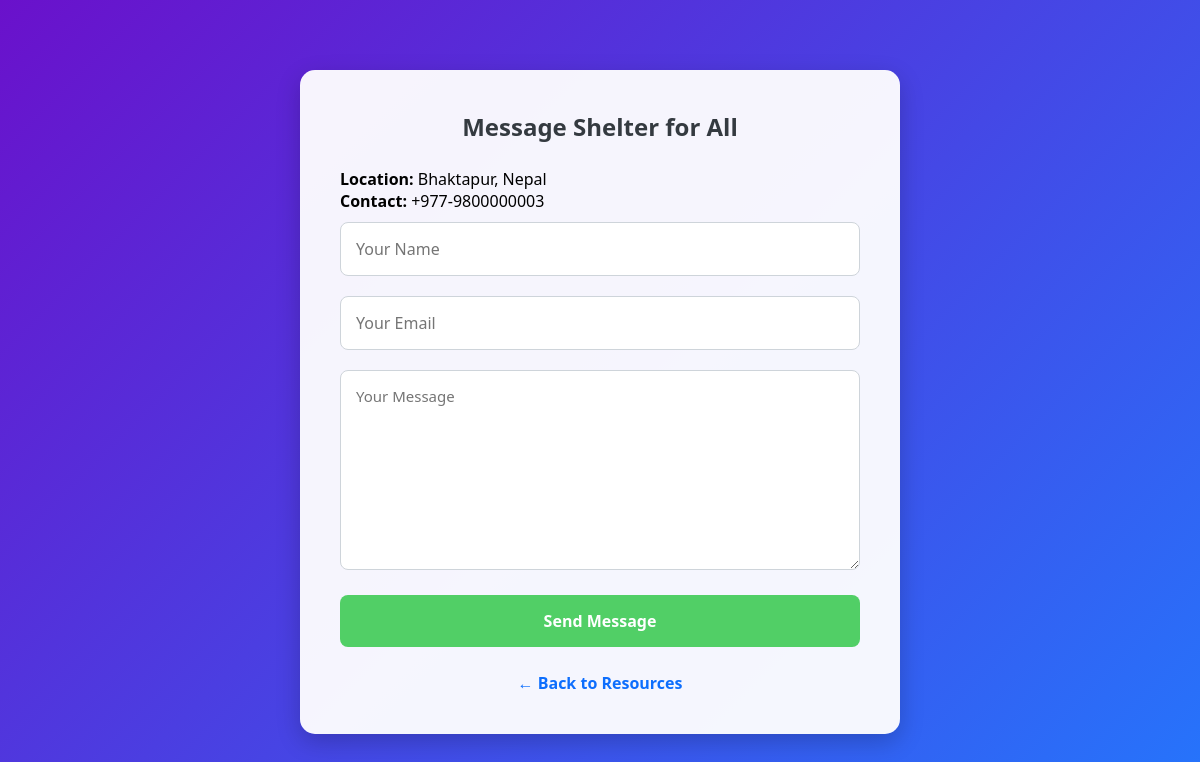
The page /message.php?resource_id=3 on the database its author committed.
### tables this page shows
CREATE TABLE `resources` (
  `id` int(11) NOT NULL,
  `name` varchar(100) DEFAULT NULL,
  `category` varchar(50) DEFAULT NULL,
  `location` varchar(100) DEFAULT NULL,
  `description` text DEFAULT NULL,
  `contact` varchar(100) DEFAULT NULL
);

### message.php (the view, shortened to what this page needs)
<?php
include 'includes/db.php';
$resource_id = $_GET['resource_id'] ?? 0;
$res = $conn->query("SELECT * FROM resources WHERE id='$resource_id'")->fetch_assoc();
?>
<!DOCTYPE html>
<html>
<head>
    <link rel="stylesheet" href="assets/style.css">
</head>
<body>
<div id="adminLogin" style="max-width:600px; margin:50px auto;">
    <h2>Message <?php echo $res['name']; ?></h2>
    <p><b>Location:</b> <?php echo $res['location']; ?></p>
    <p><b>Contact:</b> <?php echo $res['contact']; ?></p>
    <form method="post">
        <input type="text" name="sender_name" placeholder="Your Name" required>
        <input type="email" name="sender_email" placeholder="Your Email" required>
        <textarea name="message" placeholder="Your Message" required style="min-height:200px;"></textarea>
        <button type="submit">Send Message</button>
    </form>
    <a href="index.php" style="display:block; text-align:center; margin-top:15px;">← Back to Resources</a>
</div>
</body>
</html>

### assets/style.css (style rules this page uses)
* { margin: 0; padding: 0; box-sizing: border-box; font-family: 'Segoe UI', Tahoma, Geneva, Verdana, sans-serif; }
body { background: linear-gradient(135deg, #6a11cb, #2575fc); min-height: 100vh; padding: 20px; }
input, select { width: 220px; padding: 12px; margin: 5px; border-radius: 8px; border: none; font-size: 16px; transition: all 0.3s; }
#adminLogin { background: rgba(255,255,255,0.95); padding: 40px; border-radius: 15px; max-width: 500px; margin: 50px auto; box-shadow: 0 8px 25px rgba(0,0,0,0.2); }
#adminLogin h2 { text-align: center; margin-bottom: 25px; color: #343a40; }
#adminLogin input, #adminLogin select, #adminLogin textarea, #adminLogin button { width: 100%; margin: 10px 0; padding: 15px; border-radius: 8px; border: 1px solid #ced4da; font-size: 16px; }
#adminLogin textarea { min-height: 250px; max-height: 500px; resize: vertical; padding: 15px; font-size: 15px; }
#adminLogin button { background: #51cf66; border: none; color: #fff; font-weight: 600; cursor: pointer; transition: all 0.3s; }
#adminLogin a { text-decoration: none; color: #0d6efd; font-weight: 600; display: block; text-align: center; margin-top: 15px; transition: all 0.3s; }

### rows shown on the page
resources: name "Shelter for All", location "Bhaktapur, Nepal", contact "+977-9800000003"
